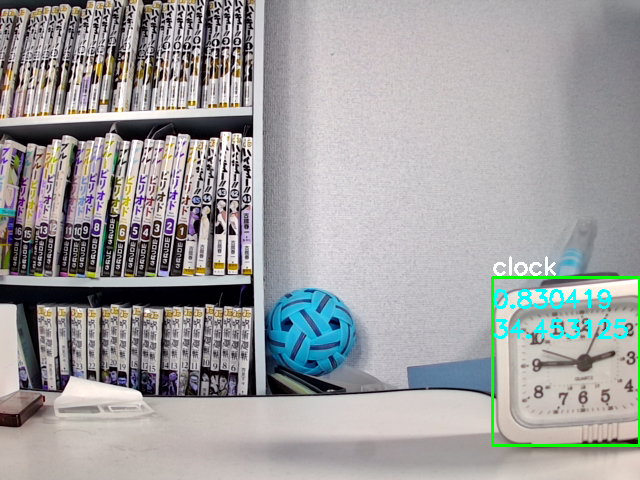
#> input picture px2/data/frame_0.png, 640 x 480 px, given in place of the camera
$ python camera_fps_exposure.py   (older library calls are emulated)
#> lines starting #> are read from the running program, lines starting #| are printed output that depends on the picture
#!/usr/bin/env python3
import argparse
import time
from collections import deque

import cv2
import numpy as np


# ---------- Blur metrics ----------
def var_laplacian(gray):
    return float(cv2.Laplacian(gray, cv2.CV_64F).var())


def tenengrad(gray):
    gx = cv2.Sobel(gray, cv2.CV_64F, 1, 0, ksize=3)
    gy = cv2.Sobel(gray, cv2.CV_64F, 0, 1, ksize=3)
    tg = np.mean(gx * gx + gy * gy)
    return float(tg)


# ---------- Helper: robust exposure setting ----------
def set_manual_exposure(cap, exposure_s):
    """
    Try multiple backends:
    - Disable auto exposure (two common conventions)
    - Try CAP_PROP_EXPOSURE with "seconds" and with "log2 seconds (negative)"
    """
#> called with exposure_s = 0.00833
    # Disable auto exposure if possible
    # Linux(V4L2) often: 1 = manual, 3 = auto; some builds use 0.25 manual / 0.75 auto
    for v in [1, 0.25]:
        cap.set(cv2.CAP_PROP_AUTO_EXPOSURE, v)

    # Try to set exposure (best-effort across drivers)
    ok = False
    # Direct seconds (some cameras accept small positive values)
    ok |= cap.set(cv2.CAP_PROP_EXPOSURE, float(exposure_s))
    # log2 seconds negative (V4L2 style: e.g., 1/250s ≈ -7.97 → -8)
    try:
        log2s = np.log2(exposure_s)
        ok |= cap.set(cv2.CAP_PROP_EXPOSURE, float(log2s))
    except Exception:
        pass

    return ok


def human_exposure_str(exp_s):
    if exp_s <= 0:
        return "AUTO/UNKNOWN"
    return f"1/{int(round(1.0 / exp_s))} s"


def main():
    ap = argparse.ArgumentParser()
    ap.add_argument("--dev", type=int, default=2, help="/dev/video2")
    ap.add_argument("--w", type=int, default=960)
    ap.add_argument("--h", type=int, default=540)
    ap.add_argument("--fps", type=int, default=60)
    ap.add_argument(
        "--exposures",
        type=str,
        default="0.008333,0.004,0.002",  # 1/120, 1/250, 1/500
        help="comma seconds (e.g. 0.008333,0.004,0.002)",
    )
    args = ap.parse_args()

    exp_list = [float(x) for x in args.exposures.split(",")]
    exp_idx = 0
    target_exp = exp_list[exp_idx]

    cap = cv2.VideoCapture(args.dev, cv2.CAP_V4L2)
    if not cap.isOpened():
        cap = cv2.VideoCapture(args.dev)
    if not cap.isOpened():
        raise RuntimeError(f"Cannot open camera index {args.dev}")

    cap.set(cv2.CAP_PROP_FRAME_WIDTH, args.w)
    cap.set(cv2.CAP_PROP_FRAME_HEIGHT, args.h)
    cap.set(cv2.CAP_PROP_FPS, 60)
    set_manual_exposure(cap, target_exp)

    # FPS measurement (sliding window 1s)
    times = deque(maxlen=120)
    lap_q = deque(maxlen=60)  # store recent blur metrics to build baseline
    tg_q = deque(maxlen=60)

    warn_fps_under = 40.0
    warn_blur_ratio = 0.3  # current / baseline < 0.3 → blur warning

    font = cv2.FONT_HERSHEY_SIMPLEX

    last = time.perf_counter()
    while True:
        ok, frame = cap.read()
#> frame is the input picture: shape (480, 640, 3); mean B, G, R 159.3, 159, 159.2
        now = time.perf_counter()
        if not ok or frame is None:
            # small sleep to avoid busy loop
            time.sleep(0.005)
            continue

        times.append(now)
        # Smooth FPS over ~1s
        fps = 0.0
        if len(times) >= 2:
            dt = times[-1] - times[0]
            if dt > 1e-6:
                fps = (len(times) - 1) / dt

        gray = cv2.cvtColor(frame, cv2.COLOR_BGR2GRAY)
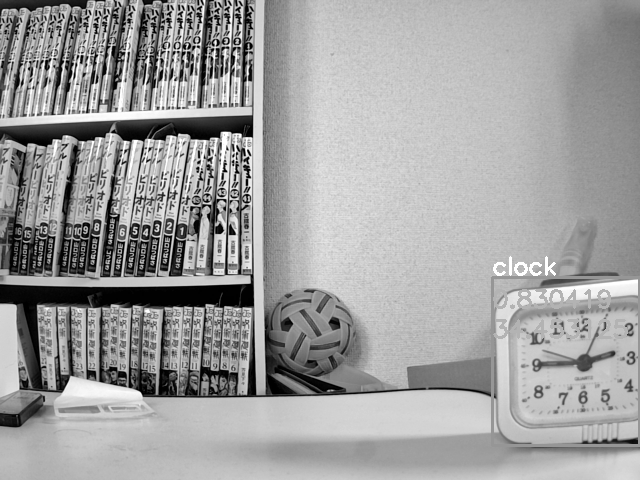
#> gray: shape (480, 640); min 0, max 255, mean 159.1
        lap = var_laplacian(gray)
#> lap = 2923.8
        tg = tenengrad(gray)
#> in tenengrad, `gx = cv2.Sobel(gray, cv2.CV_64F, 1, 0, ksize=3)`:
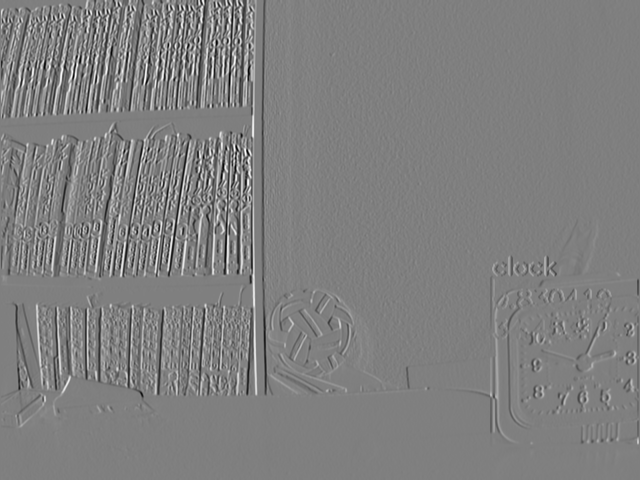
#> gx: shape (480, 640) float64; min -1008, max 1004, mean 0; drawn with min black and max white
#> in tenengrad, `gy = cv2.Sobel(gray, cv2.CV_64F, 0, 1, ksize=3)`:
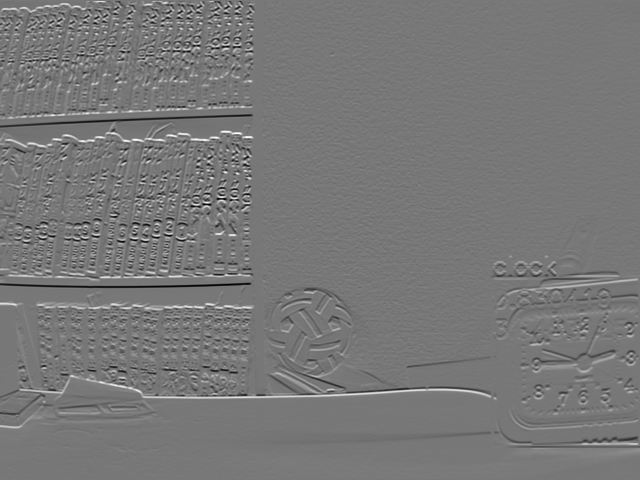
#> gy: shape (480, 640) float64; min -883, max 992, mean 0.9; drawn with min black and max white
#> in tenengrad, `tg = np.mean(gx * gx + gy * gy)`: tg = 37209.6
#> tg = 37209.6
        lap_q.append(lap)
        tg_q.append(tg)

        # Baseline = top 20% median in recent window (robust to short drops)
        def robust_baseline(q):
            if not q:
                return 1.0
            arr = np.array(q)
            top = arr[np.argsort(arr)][int(0.8 * len(arr)) :]  # top 20%
            return float(np.median(top)) if len(top) else float(np.median(arr))

        lap_base = robust_baseline(lap_q)
        tg_base = robust_baseline(tg_q)
        lap_ratio = (lap / lap_base) if lap_base > 0 else 1.0
#> lap_ratio = 1
        tg_ratio = (tg / tg_base) if tg_base > 0 else 1.0
#> tg_ratio = 1

        # OSD text
        h, w = frame.shape[:2]
#> h = 480; w = 640
        y = 20

        def put(s, color=(255, 255, 255)):
#> called with s = 'FPS(measured):   0.0', color = (255, 255, 255)
            nonlocal y
            cv2.putText(frame, s, (10, y), font, 0.6, color, 2, cv2.LINE_AA)
            y += 24

        put(f"FPS(measured): {fps:5.1f}")
        put(f"Exposure: {human_exposure_str(target_exp)}  (AE: manual try)")
        put(f"Blur  LapVar: {lap:8.0f}  ratio:{lap_ratio:0.2f}")
        put(f"Blur  Tene  : {tg:10.0f}  ratio:{tg_ratio:0.2f}")

        # Warnings
        if fps < warn_fps_under:
            put(
                f"WARNING: FPS < {warn_fps_under:.0f} (tracking may stutter)",
                (0, 0, 255),
            )
#> in put (call 5), `cv2.putText(frame, s, (10, y), font, 0.6, color, 2, cv2.LINE_AA)`:
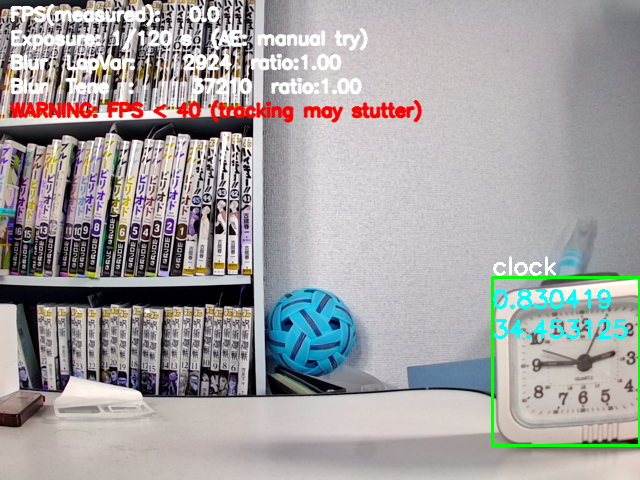
#> frame: shape (480, 640, 3); mean B, G, R 160.5, 160.1, 162.7
        if (lap_ratio < warn_blur_ratio) or (tg_ratio < warn_blur_ratio):
            put("WARNING: strong motion blur detected", (0, 255, 255))

        cv2.imshow("Test2: FPS & Exposure", frame)
        key = cv2.waitKey(1) & 0xFF
#> (key q is pressed here)
        if key in (ord("q"), ord("Q")):
            break
        elif key == ord(" "):
            exp_idx = (exp_idx + 1) % len(exp_list)
            target_exp = exp_list[exp_idx]
            set_manual_exposure(cap, target_exp)
        elif key == ord("1"):
            target_exp = exp_list[0]
            set_manual_exposure(cap, target_exp)
        elif key == ord("2") and len(exp_list) > 1:
            target_exp = exp_list[1]
            set_manual_exposure(cap, target_exp)
        elif key == ord("3") and len(exp_list) > 2:
            target_exp = exp_list[2]
            set_manual_exposure(cap, target_exp)
        elif key in (ord("a"), ord("A")):
            # Toggle auto exposure (best-effort)
            cur = cap.get(cv2.CAP_PROP_AUTO_EXPOSURE)
            newv = 3 if (cur in (0.25, 1)) else 1  # try switch between auto and manual
            cap.set(cv2.CAP_PROP_AUTO_EXPOSURE, newv)

    cap.release()
    cv2.destroyAllWindows()


if __name__ == "__main__":
    main()

$ run again, on px2/data/frame_10.png
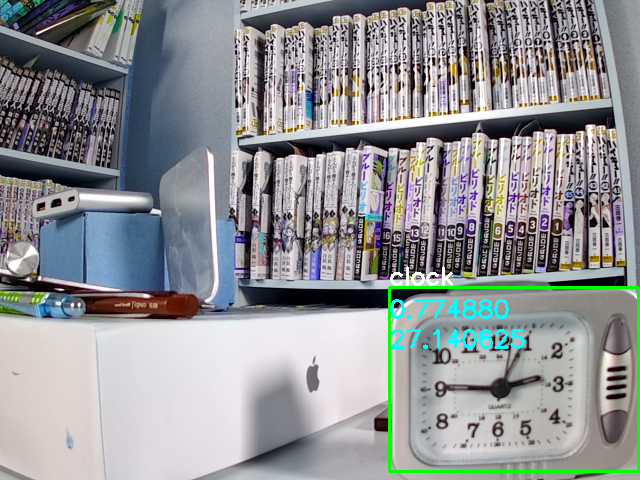
#> input picture px2/data/frame_10.png, 640 x 480 px, given in place of the camera
#> in main, frame is the input picture: shape (480, 640, 3); mean B, G, R 148.6, 146.1, 143.9
#> lap = 3667.5
#> in tenengrad, `gy = cv2.Sobel(gray, cv2.CV_64F, 0, 1, ksize=3)`:
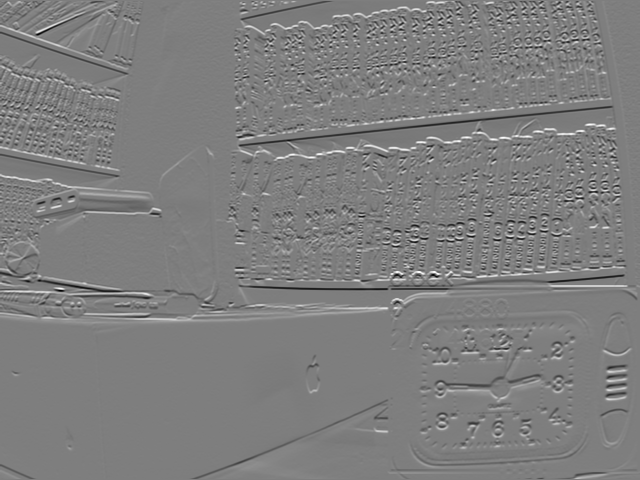
#> gy: shape (480, 640) float64; min -981, max 995, mean 1.1; drawn with min black and max white
#> in tenengrad, `tg = np.mean(gx * gx + gy * gy)`: tg = 46966.1
#> lap_ratio = 1
#> in put (call 5), `cv2.putText(frame, s, (10, y), font, 0.6, color, 2, cv2.LINE_AA)`:
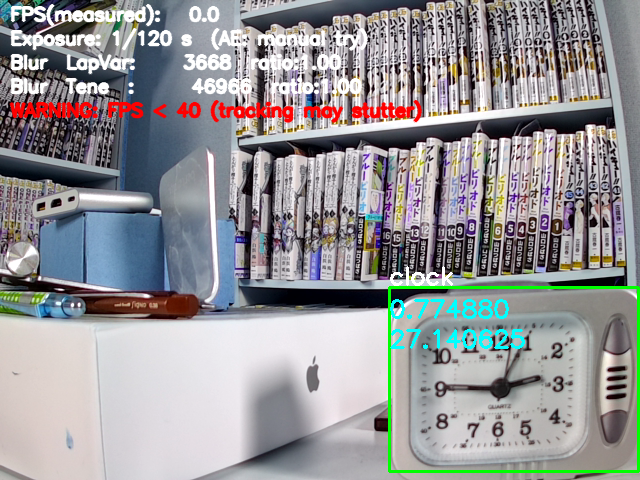
#> frame: shape (480, 640, 3); mean B, G, R 150.9, 148.6, 149.1

$ run again, on px2/data/frame_11.png
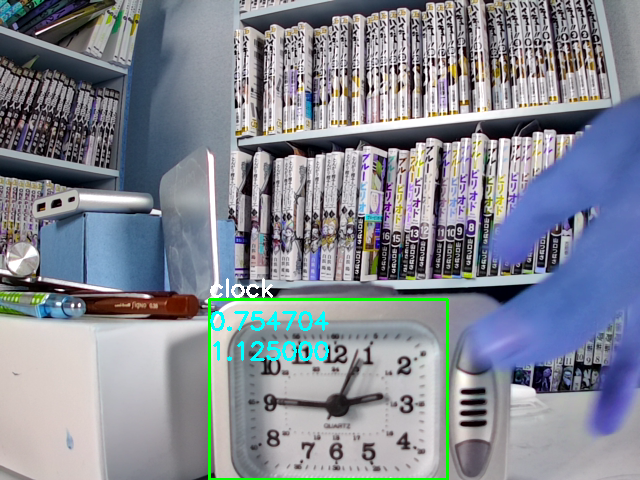
#> input picture px2/data/frame_11.png, 640 x 480 px, given in place of the camera
#> in main, frame is the input picture: shape (480, 640, 3); mean B, G, R 146.8, 136.3, 131.5
#> lap = 2807.1
#> in tenengrad, `gy = cv2.Sobel(gray, cv2.CV_64F, 0, 1, ksize=3)`:
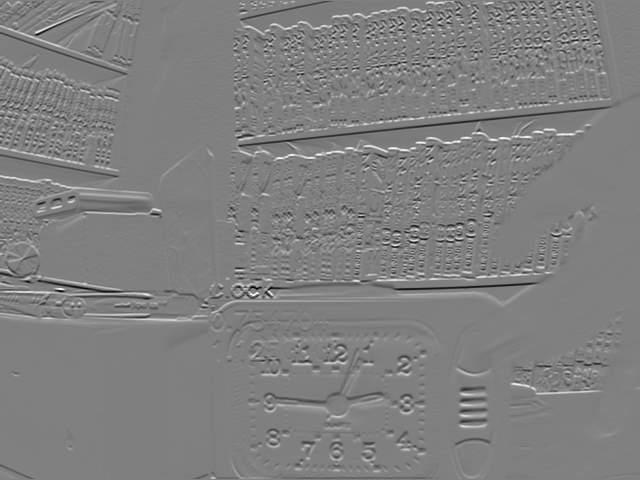
#> gy: shape (480, 640) float64; min -978, max 970, mean 0.7; drawn with min black and max white
#> in tenengrad, `tg = np.mean(gx * gx + gy * gy)`: tg = 39687.7
#> lap_ratio = 1
#> in put (call 5), `cv2.putText(frame, s, (10, y), font, 0.6, color, 2, cv2.LINE_AA)`:
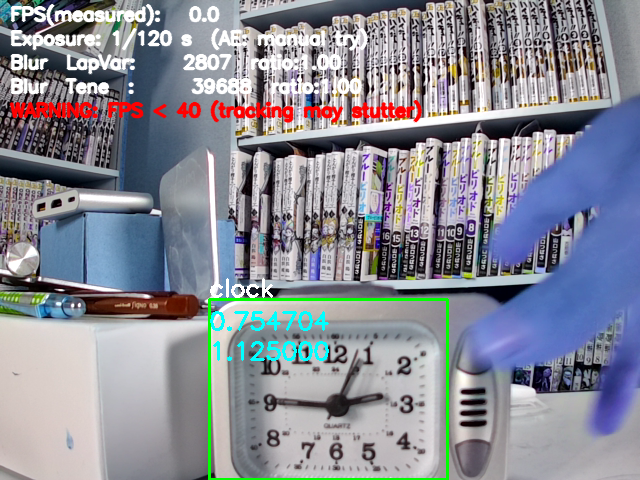
#> frame: shape (480, 640, 3); mean B, G, R 149, 138.7, 136.7
